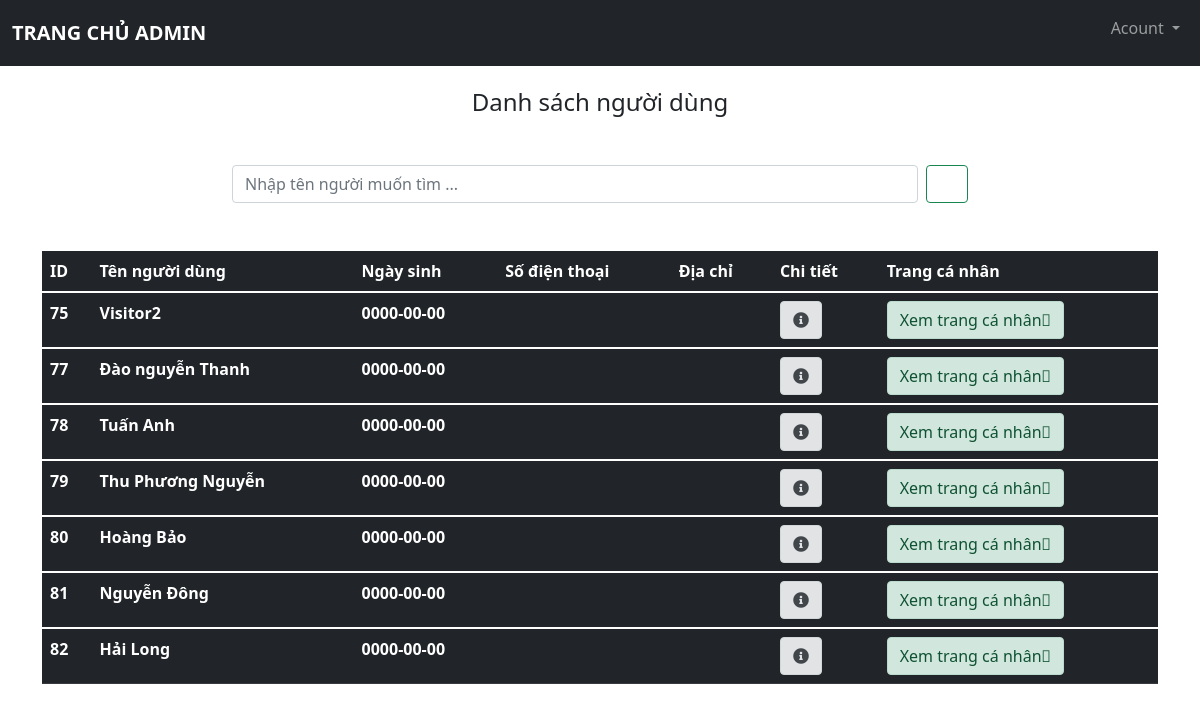
/src/admin/dsnguoidung.php (signed in), run on the app's committed database.
### tables this page shows
CREATE TABLE `tb_nguoidung` (
  `id_nguoidung` int(10) UNSIGNED NOT NULL,
  `tennguoidung` varchar(100) NOT NULL,
  `sodienthoai` varchar(13) NOT NULL,
  `ngaysinh` date NOT NULL,
  `diachi` varchar(255) NOT NULL,
  `email` varchar(255) NOT NULL,
  `gioitinh` tinyint(1) NOT NULL,
  `mota` varchar(2000) NOT NULL
);

### src/admin/dsnguoidung.php (the view, shortened to what this page needs)
<?php
    include './menu_footer/menu.php';
?>
    <div class="container">
        <h4 class="text-center mt-4 mb-4">Danh sách người dùng</h4>
        <div class="row mt-5">
            <div class="col-2"></div>
            <div class="col-8 d-flex">
                <input type="text" class="form-control me-2" id="txttimkiemnguoidung" placeholder="Nhập tên người muốn tìm ... ">
                <button class="btn btn-outline-success " type="submit" name = "timkiem" id="timkiemnguoidung" ><i class="far fa-search"></i></button>
            </div>
            <div class="col-2"></div>
        </div>
        <table class="table table-dark mt-5 danhsach">
            <?php
                include '../config/config.php';
                $sql_nguoidung = "SELECT * FROM tb_nguoidung WHERE id_nguoidung != '1'";
                $result_nguoidung = mysqli_query($conn,$sql_nguoidung);
                if(mysqli_num_rows($result_nguoidung) > 0 ){
                ?>
                <thead class="thead-dark">
                    <tr>
                        <th scope="col">ID</th>
                        <th scope="col">Tên người dùng</th>
                        <th scope="col">Ngày sinh</th>
                        <th scope="col">Số điện thoại</th>
                        <th scope="col">Địa chỉ</th>
                        <th scope="col">Chi tiết</th>
                        <th scope="col">Trang cá nhân</th>
                    </tr>
                </thead>
                <tbody>
                <?php
                while($row = mysqli_fetch_assoc($result_nguoidung) ){
            ?>
                <tr>
                    <th scope="row"><?php echo $row['id_nguoidung']?></th>
                    <th scope="row"><?php echo $row['tennguoidung']?></th>
                    <th scope="row"><?php echo $row['ngaysinh']?></th>
                    <th scope="row"><?php echo $row['sodienthoai']?></th>
                    <th scope="row"><?php echo $row['diachi']?></th>
                    <td><a href = "chitietnguoidung.php?id=<?php echo $row['id_nguoidung']?>" class="btn alert-secondary"><i class="fas fa-info-circle"></i></a></td>
                    <td><a href = "trangcanhannguoidung.php?id_nguoidung=<?php echo $row['id_nguoidung']?>" class="btn alert-success">Xem trang cá nhân<i class="fal fa-eye"></i></a></td>
                </tr>
                </tbody>
            <?php
                }
                }else{
                        echo '<h4 class="mt-5 text-center">Danh sách người dùng trống</h4>';
                        echo'<img src="http://localhost/BTL_QuanLiThongTinCaNhan/src/admin/image_admin/image_1.jpg" class="img-fluid">';
                }
            ?>
        </table>
    </div>
<?php
    include './menu_footer/footer.php';
?>

### src/admin/css/style.css (style rules this page uses)
:root { --offcanvas-width:270px; --topNavbarHeight: 56px; }

### data on the page
tb_nguoidung: id_nguoidung "75", tennguoidung "Visitor2", ngaysinh "0000-00-00"
tb_nguoidung: id_nguoidung "77", tennguoidung "Đào nguyễn Thanh", ngaysinh "0000-00-00"
tb_nguoidung: id_nguoidung "78", tennguoidung "Tuấn Anh", ngaysinh "0000-00-00"
tb_nguoidung: id_nguoidung "79", tennguoidung "Thu Phương Nguyễn", ngaysinh "0000-00-00"
tb_nguoidung: id_nguoidung "80", tennguoidung "Hoàng Bảo", ngaysinh "0000-00-00"
tb_nguoidung: id_nguoidung "81", tennguoidung "Nguyễn Đông", ngaysinh "0000-00-00"
tb_nguoidung: id_nguoidung "82", tennguoidung "Hải Long", ngaysinh "0000-00-00"
